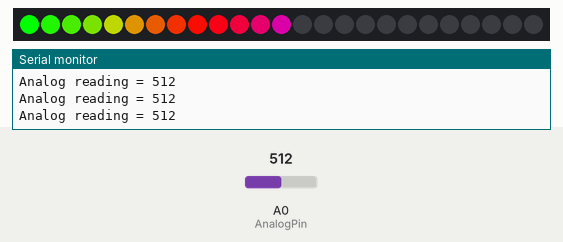
Recording of a sketch running on a simulated Arduino Uno, built with avr-gcc and run on an emulated ATmega328P. Shown: 25 RGB LEDs in strip order, left to right, the last lines printed to the serial monitor. The inputs (shaded band) are chosen by the test bench; at power-on: A0 (AnalogPin) = 512.

Above: at 1.2 s.
1.3 s: A0 (AnalogPin) set to 75
At 2.1 s:
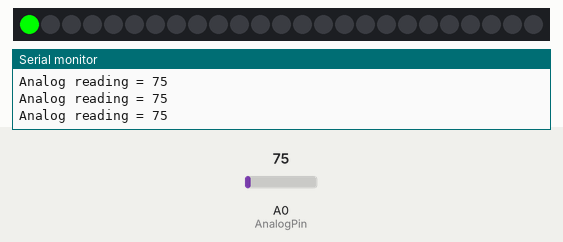
2.8 s: A0 (AnalogPin) set to 0
4.3 s: A0 (AnalogPin) set to 180
5.8 s: A0 (AnalogPin) set to 306
At 6.2 s:
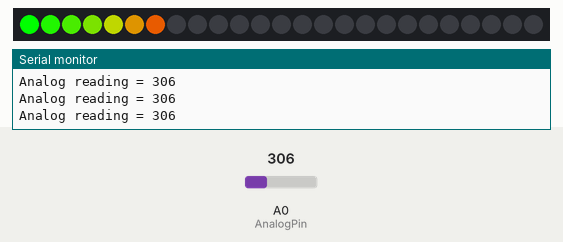
7.3 s: A0 (AnalogPin) set to 990
At 8.3 s:
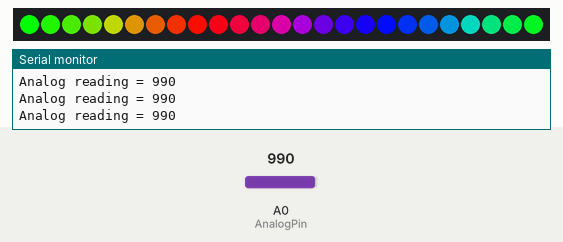
8.8 s: A0 (AnalogPin) set to 1008
Timing chart, 0 to 11.3 s (numbered marks = the images above; inputs shaded):
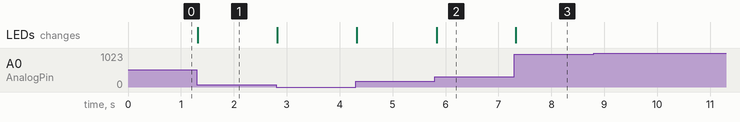

The sketch:

minimf_fsr_neo1.ino
```cpp
/* minimf_fsr_neo1
 receives values from an FSR (force sensetive resistor and
 translates that into an  LED strand (Neopixel)

 Basically this is a variation of the Neopixel LED strand code
 see this tutorial on the adafruit site:
 https://learn.adafruit.com/adafruit-neopixel-uberguide

 These settings for the Arduino Micro:
 https://www.adafruit.com/product/1086

 ChrisJ, 10.15.2014
*/

// include some standard libs
#include <Adafruit_NeoPixel.h>

// I use the strands with 60 LEDs / meter but cut
// them into short strands of 25 for this project
#define LEDCOUNT 25 // the number of LEDs in the strand
#define NEOPIN 6 // the neopixel data pin

/* From the Neopixel strip,
     Connect Din    to digital pin 6 of Arduino Micro
     Connect 5V     to 5V of Arduino Micro
     Connect GND    to GND of Arduino Micro

25 LEDs at nominal 20mA each = 500 mA
The 5V is expected to provide ~400 mA from the USB, so...
This might not be a very robust power setup, but it works for me.
*/

// Get the neopixel strip configured./..
// Parameter 1 = number of pixels in strip
// Parameter 2 = pin number (most are valid)
// Parameter 3 = pixel type flags, add together as needed:
//   NEO_RGB     Pixels are wired for RGB bitstream
//   NEO_GRB     Pixels are wired for GRB bitstream
//   NEO_KHZ400  400 KHz bitstream (e.g. FLORA pixels)
//   NEO_KHZ800  800 KHz bitstream (e.g. High Density LED strip)

Adafruit_NeoPixel strip = Adafruit_NeoPixel(LEDCOUNT,NEOPIN, NEO_GRB + NEO_KHZ800);

int AnalogPin = 0; // sensor is connected to analog pin A0
int sensorReading; // the analog reading from the resistor divider of the fsr


void setup() {
  strip.begin();
  strip.show(); // Initialize all pixels to 'off'
  Serial.begin(9600);
  Serial.println("Press the sensor...");
}


void loop() {

  sensorReading = analogRead(AnalogPin);
  Serial.print("Analog reading = ");
  Serial.println(sensorReading);

  // set the colors based on the levels
  // vuLevel(sensorReading); // use this to get a banded vu meter look
  vuLevelRainbow(sensorReading);  // use this to get a vu meter look with rainbow of colors

}


// #####################################################


// Fill the dots one after the other to look like a vu meter
void vuLevel(int level) {

  // set the color thresholds
  int vuLowLow = 4;  // yellow
  int vuMidLow = 9;  // green
  int vuMid = 14;  // blue
  int vuMidHigh = 19;  // purple
  int vuHigh = 25;  // red

  // map the range from the the values from the sensor to the
  // number of LED in the strip
  uint16_t scaledLevel = map(level, 0, 960, 0, strip.numPixels());

  // iterate through each LED in the strip and set them on/off
  // and set the color based on the level
  for(uint16_t i=0; i<strip.numPixels(); i++) {

//    Serial.print("Scaled Level: ");
//    Serial.print(scaledLevel);
//    Serial.print(" : ");
//    Serial.println(i);

    if (i >= scaledLevel) {
      strip.setPixelColor(i, strip.Color(0, 0, 0));  // blank/off
    }
    else if (i <= vuLowLow) {
      strip.setPixelColor(i, strip.Color(255, 255, 0)); // yellow
    }
    else if (i <= vuMidLow) {
      strip.setPixelColor(i, strip.Color(0, 255, 0)); // green
    }
    else if (i <= vuMid) {
      strip.setPixelColor(i, strip.Color(0, 0, 255)); // blue
    }
    else if (i <= vuMidHigh) {
      strip.setPixelColor(i, strip.Color(255, 0, 255)); // purple
    }
    else {
      strip.setPixelColor(i, strip.Color(255, 0, 0)); // red
    }

    strip.show(); // show what we have set
    delay(1); // make it very responsive
  }
}


// Fill the dots one after the other to look like a rainbow vu meter
void vuLevelRainbow(int level) {
  uint16_t i, j;

  uint16_t scaledLevel = map(level, 0, 960, 0, strip.numPixels());

//  Serial.print("Scaled Level: ");
//  Serial.print(scaledLevel);
//  Serial.print(" : ");
//  Serial.println(i);

  for(j=1; j<strip.numPixels(); j++) {
    for(i=0; i< strip.numPixels(); i++) {
      if (i >= scaledLevel) {
        strip.setPixelColor(i, strip.Color(0, 0, 0));  // blank/off
      }
      else {
        strip.setPixelColor(i, Wheel(((i * 256 / strip.numPixels()) ) & 255));
        // strip.setPixelColor(i, Wheel(1));
      }
    }
  }
    strip.show();
    delay(1);
}


// Input a value 0 to 255 to get a color value.
// The colours are a transition r - g - b - back to r.
uint32_t Wheel(byte WheelPos) {
  if(WheelPos < 85) {
   return strip.Color(WheelPos * 3, 255 - WheelPos * 3, 0);
  } else if(WheelPos < 170) {
   WheelPos -= 85;
   return strip.Color(255 - WheelPos * 3, 0, WheelPos * 3);
  } else {
   WheelPos -= 170;
   return strip.Color(0, WheelPos * 3, 255 - WheelPos * 3);
  }
}
```

Measured:
- after the input at 1.3 s, the LEDs: change at once (image 1)
- after the input at 5.8 s, the LEDs: change at once (image 2)
- after the input at 7.3 s, the LEDs: change at once (image 3)
